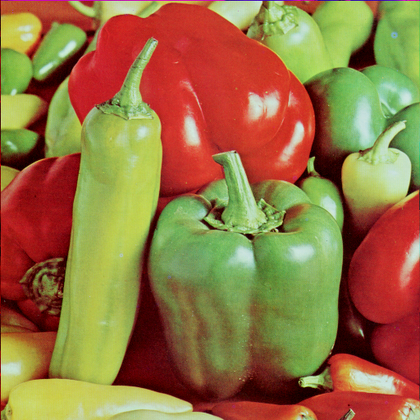
%> input picture peppers.tiff, 420 x 420 px, shrunk from 512 x 512 before the run
$ octave --eval "kmeans_segmentation;"   (GNU Octave 9; MATLAB toolbox functions it lacks are replaced by stand-ins)
%> lines starting %> are read from the running program, lines starting %| are printed output that depends on the picture
    %聚类分割
    function kmeans_segmentation()
    clear;close all;clc;
    %% 读取测试图像
    im = imread('peppers.tiff');
%> im is the input picture: size 420x420x3 uint8; mean R, G, B 149.8, 115.6, 66.5
   % imshow(im), title('Imput image');  %%转换图像的颜色空间得到样本
    cform = makecform('srgb2lab');
    lab = applycform(im,cform);
%> lab: size 420x420x3 uint8; mean of channels 1, 2, 3 136.5, 137.2, 163.8
    ab = double(lab(:,:,2:3));
    nrows = size(lab,1); ncols = size(lab,2);
%> after `nrows = size(lab,1)`: nrows = 420
%> after `ncols = size(lab,2)`: ncols = 420
    X = reshape(ab,nrows*ncols,2)';
   %figure, scatter(X(1,:)',X(2,:)',3,'filled'),title('image 2');  box on; %显示颜色空间转换后的二维样本空间分布
    %% 对样本空间进行Kmeans聚类
    k = 5; % 聚类个数
    max_iter = 100; %最大迭代次数
    [centroids, labels] = run_kmeans(X, k, max_iter);
%> after the loop in run_kmeans, `for i = 2:k`: centroids = [169 101 187 113 115; 154 167 171 182 138]
%> after the loop in run_kmeans, `for iter = 1:max_iter`: centroids = [153.7 100.9 182.7 111.8 118.6; 146.8 166.7 167.8 178.6 149.9]

    %% 显示聚类分割结果
    %figure, scatter(X(1,:)',X(2,:)'3,(labels,'filled'),title('image 3'); %显示二维样本空间聚类效果
    hold on; scatter(centroids(1,:),centroids(2,:), 60,'r','filled')
    hold on; scatter(centroids(1,:),centroids(2,:),30,'g','filled')
    box on; hold off;
%> after `box on`:
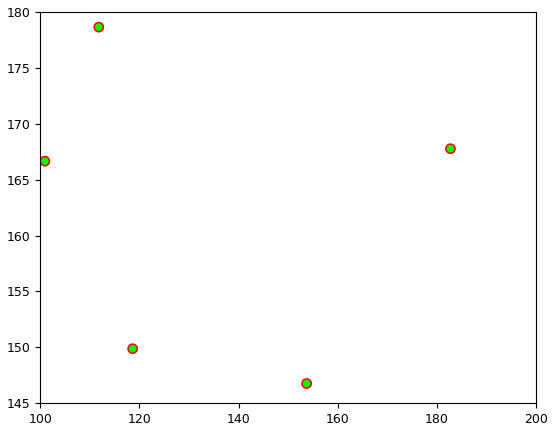
%> figure redrawn from the program's plot data
    %print -dpdf 2D2.pdf

    pixel_labels = reshape(labels,nrows,ncols);
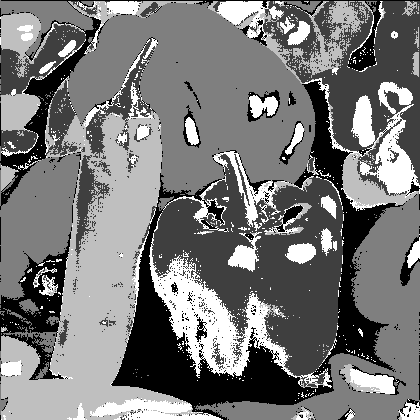
%> pixel_labels: size 420x420 double; min 1, max 5, mean 2.9; drawn with min black and max white
    rgb_labels = label2rgb(pixel_labels);
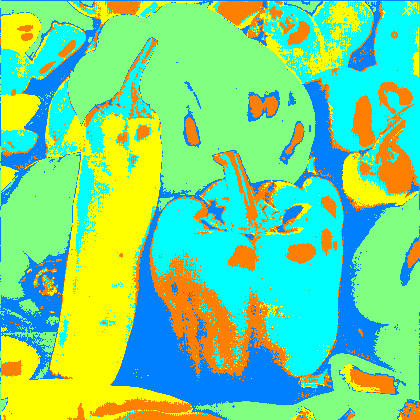
%> rgb_labels: size 420x420x3 uint8; mean R, G, B 118.2, 217.4, 137.1
    figure, imshow(rgb_labels), title('Segmented Image');
    %print -dpdf Seg.pdf
    end

    function [centroids, labels] = run_kmeans(X, k, max_iter)
    % 该函数实现Kmeans聚类
    % 输入参数：
    %                   X为输入样本集，dxN
    %                   k为聚类中心个数
    %                   max_iter为kemans聚类的最大迭代的次数
    % 输出参数：
    %                   centroids为聚类中心 dxk
    %                   labels为样本的类别标记
    %% 采用K-means++算法初始化聚类中心
    centroids = X(:,1+round(rand*(size(X,2)-1)));
    labels = ones(1,size(X,2));
    for i = 2:k
        D = X-centroids(:,labels);
        D = cumsum(sqrt(dot(D,D,1)));
        if D(end) == 0, centroids(:,i:k) = X(:,ones(1,k-i+1)); return; end
        centroids(:,i) = X(:,find(rand < D/D(end),1));
        [~,labels] = max(bsxfun(@minus,2*real(centroids'*X),dot(centroids,centroids,1).'));
      end

    %% 标准Kmeans算法
     for iter = 1:max_iter
        for i = 1:k, l = labels==i; centroids(:,i) = sum(X(:,l),2)/sum(l); end
        [~,labels] = max(bsxfun(@minus,2*real(centroids'*X),dot(centroids,centroids,1).'),[],1);

    end
    end
